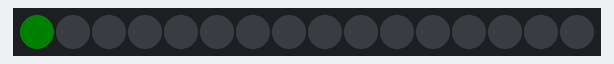
A sketch run on a simulated Arduino Uno, built with avr-gcc and run on an emulated ATmega328P. Parts: 16 RGB LEDs in strip order, left to right. Dim RGB values are drawn brighter than linear.

Above: at 0.1 s.
At 0.61 s:
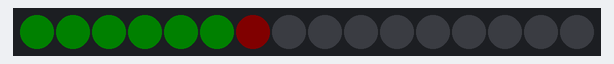
At 1.0 s:
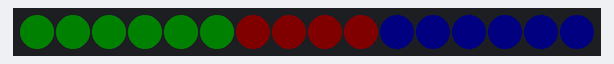
At 2.2 s:
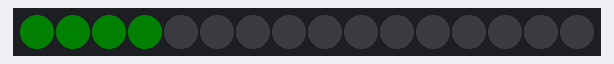

The sketch:

LED_code_for_hilmi.ino
```cpp
#include <Adafruit_NeoPixel.h>

#define PIN 6
#define DRIVERWANTSBLOCK 1                   //0 for constant increment and 1 for block increment for the last 6 pixels

Adafruit_NeoPixel strip = Adafruit_NeoPixel(16, PIN, NEO_GRBW + NEO_KHZ800);   //first number is number of leds


void setup() {
  strip.begin();
  strip.show();
  strip.setBrightness(5);
}

int rpm = 0;

void loop() {                               //for testing
  if (rpm < 14000) {
    rpm += 400;
  } else {
    rpm = 0;
  }
  LED(rpm);
  delay(50);
}


//max rpm: 12500, driver change: 10500, each light has a value: 657.

void blockIncrementLED() {
  for (int i = 10; i < 16; i++) {
    strip.setPixelColor(i, 0, 0, 255);
  }
}
void LED (int rpm) {
  int numberoflights = (int)(rpm * 0.00152);        //0.00152 = 1/657
  if (numberoflights > strip.numPixels()) {
    numberoflights = strip.numPixels();
  }
  for (int i = 0; i < strip.numPixels(); i++) {
    if (i < numberoflights && i < 6) {
      strip.setPixelColor(i, 0, 255, 0);
    } else if (i < numberoflights && i < 10) {
      strip.setPixelColor(i, 255, 0, 0);
    } else if (i < numberoflights && i < 16 && DRIVERWANTSBLOCK) {
      blockIncrementLED();
      break;
    } else if (i < numberoflights && i < 16) {
      strip.setPixelColor(i, 0, 0, 255);
    } else {
      strip.setPixelColor(i, 0);
    }
  }
  strip.show();
}

void LEDBlink() {                                               //not used in this code
  for (int i = 0; i < strip.numPixels(); i++) {
    strip.setPixelColor(i, 255, 0, 0);
  }
  strip.show();
  delay(100);                                                   //delay to make blink slower
  for (int i = 0; i < strip.numPixels(); i++) {
    strip.setPixelColor(i, 0);
  }
  strip.show();
}
```

Measured:
- by itself, everything shown: repeats every 1.8 s, in 12 steps
- what the display in image 2 shows lasts 0.9 s, from 0.9 s to 1.8 s
